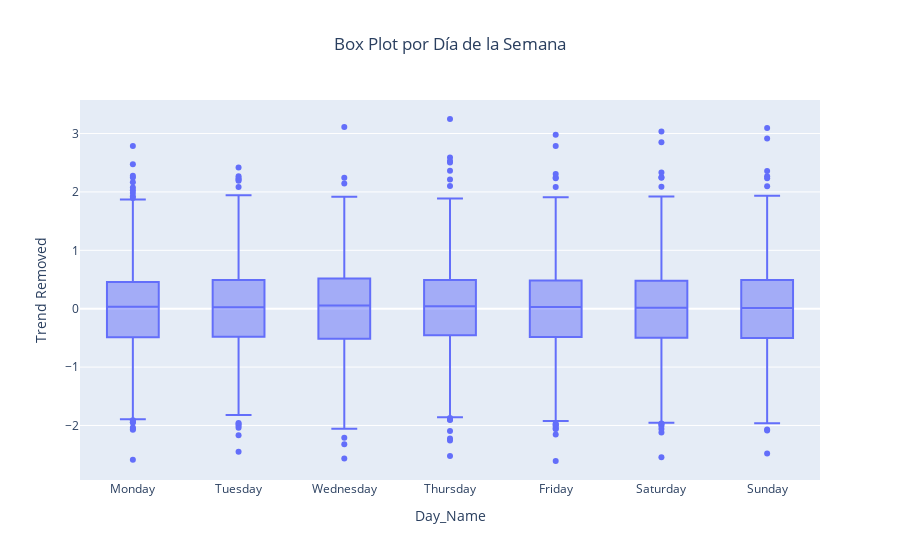

This figure's notebook cell:
### Markdown cell above
# 4. Estacionalidad

### Code cell
import plotly.express as px


# Crear el box plot utilizando plotly.express
fig = px.box(df_completo, x='Day_Name', y='Trend_Removed', title='Box Plot de trend_removed por Día de la Semana', labels={'Trend_Removed': 'Trend Removed'})
fig.update_layout(title_text='Box Plot por Día de la Semana', title_x=0.5)
fig.show()

### Figure 1 — Plotly figure (JSON) as saved in the notebook; plotly's stock layout.template omitted (floating-point values rounded to 4 significant figures; data arrays with more than 128 entries replaced by an {"elided": "..."} marker saying what was removed)
{"data": [{"alignmentgroup": "True", "hovertemplate": "Day_Name=%{x}<br>Trend Removed=%{y}<extra></extra>", "legendgroup": "", "marker": {"color": "#636efa"}, "name": "", "notched": false, "offsetgroup": "", "orientation": "v", "showlegend": false, "type": "box", "x": {"elided": "3652 str values"}, "x0": " ", "xaxis": "x", "y": {"elided": "3652 float values"}, "y0": " ", "yaxis": "y"}], "layout": {"boxmode": "group", "legend": {"tracegroupgap": 0}, "title": {"text": "Box Plot por Día de la Semana", "x": 0.5}, "xaxis": {"anchor": "y", "domain": [0, 1], "title": {"text": "Day_Name"}}, "yaxis": {"anchor": "x", "domain": [0, 1], "title": {"text": "Trend Removed"}}}}
